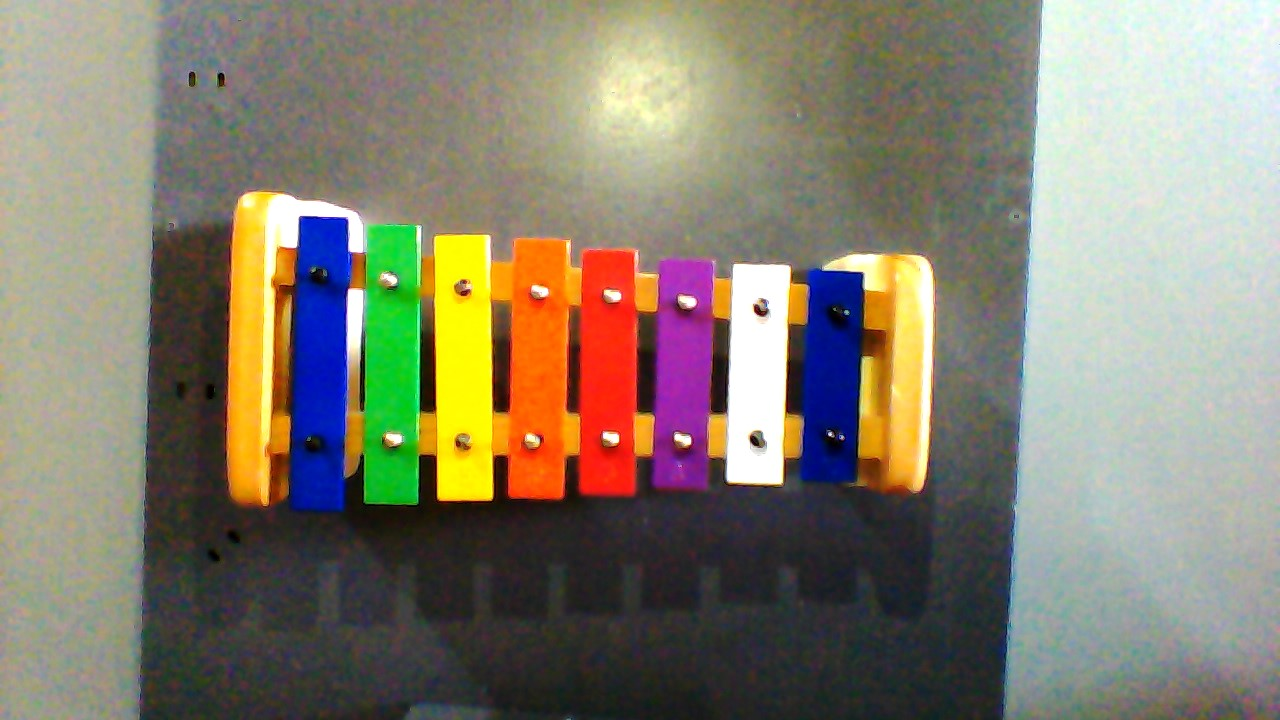
#> input picture computervision/EwanCV/Xylophone.jpeg, 1280 x 720 px
$ python OpenCV.py
#> lines starting #> are read from the running program, lines starting #| are printed output that depends on the picture; after the words box and inside, x2 and y2 are one past the last pixel; in counts of white or black regions, pixels touching at a corner belong together
import numpy as np
import cv2

image = cv2.imread("Xylophone.jpeg")
#> image is the input picture: shape (720, 1280, 3); mean B, G, R 111.9, 128.6, 134.3
green = np.uint8([[[0, 255, 0]]])
hsvGreen = cv2.cvtColor(green, cv2.COLOR_BGR2HSV)
lowerGreen = hsvGreen[0][0][0] - 10, 100, 100
upperGreen = hsvGreen[0][0][0] + 10, 255, 255
lower_green = np.array(lowerGreen)
upper_green = np.array(upperGreen)
red = np.uint8([[[0, 0, 255]]])
hsvRed = cv2.cvtColor(red, cv2.COLOR_BGR2HSV)
lowerRed = hsvRed[0][0][0] - 5, 100, 100
upperRed = hsvRed[0][0][0] + 5, 255, 255
lower_red = np.array(lowerRed)
upper_red = np.array(upperRed)
orange = np.uint8([[[0, 119, 255]]])
hsvOrange = cv2.cvtColor(orange, cv2.COLOR_BGR2HSV)
lowerOrange = hsvOrange[0][0][0] - 3, 100, 100
upperOrange = hsvOrange[0][0][0] + 3, 255, 255
lower_orange = np.array(lowerOrange)
upper_orange = np.array(upperOrange)
purple = np.uint8([[[255, 0, 166]]])
hsvPurple = cv2.cvtColor(purple, cv2.COLOR_BGR2HSV)
lowerPurple = hsvPurple[0][0][0] - 10, 100, 100
upperPurple = hsvPurple[0][0][0] + 10, 255, 255
lower_purple = np.array(lowerPurple)
upper_purple = np.array(upperPurple)
blue = np.uint8([[[135, 2, 0]]])
hsvBlue = cv2.cvtColor(blue, cv2.COLOR_BGR2HSV)
lowerBlue = hsvBlue[0][0][0] - 10, 100, 100
upperBlue = hsvBlue[0][0][0] + 10, 255, 255
lower_blue = np.array(lowerBlue)
upper_blue = np.array(upperBlue)


while(True):
    hsv = cv2.cvtColor(image, cv2.COLOR_BGR2HSV)
#> hsv: shape (720, 1280, 3); mean H, S, V 59.2, 71.7, 146.7

    green_mask = cv2.inRange(hsv, lower_green, upper_green)
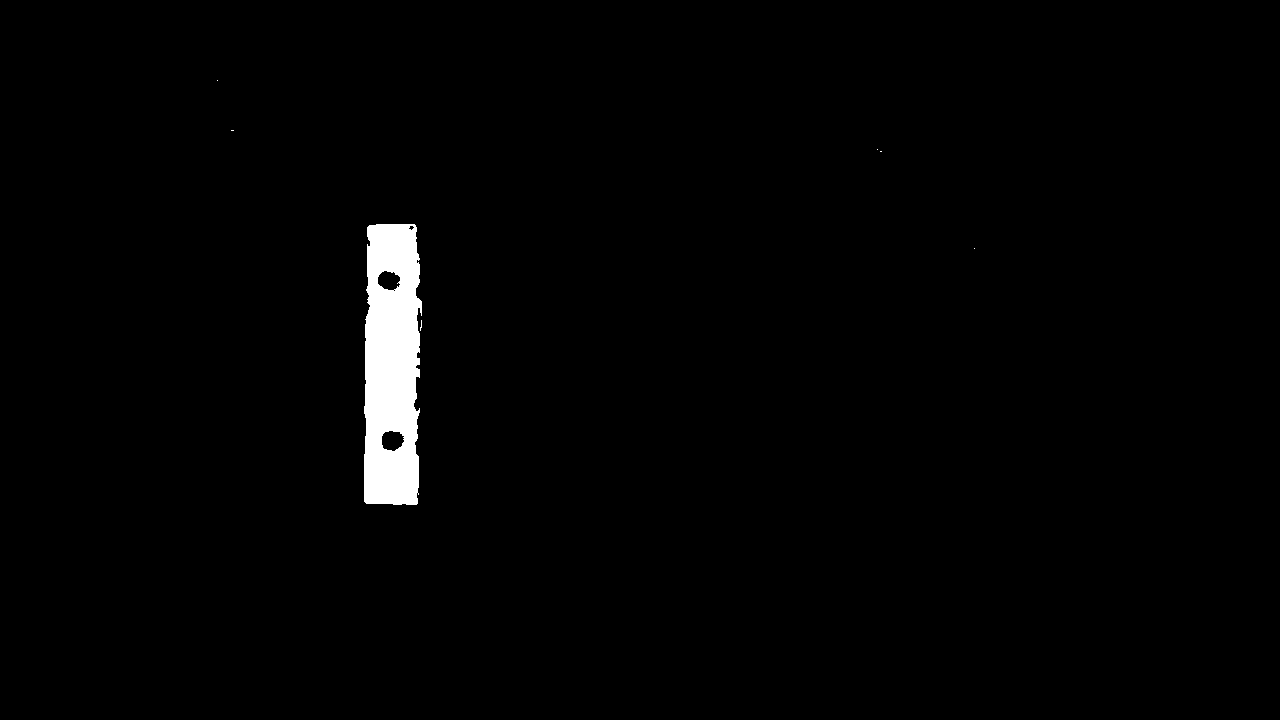
#> green_mask: shape (720, 1280); 1.5% white; 7 white regions (6 under 20 px), largest, box (x1, y1, x2, y2) and area: (364, 224, 422, 505) 13966
    green_mask = cv2.bitwise_not(green_mask)

    red_mask = cv2.inRange(hsv, lower_red, upper_red)
#> red_mask: shape (720, 1280); 1.6% white; 144 white regions (132 under 20 px), largest, box (x1, y1, x2, y2) and area: (575, 247, 642, 497) 13051, (507, 338, 513, 412) 208, (566, 342, 571, 409) 163
    red_mask = cv2.bitwise_not(red_mask)

    orange_mask = cv2.inRange(hsv, lower_orange, upper_orange)
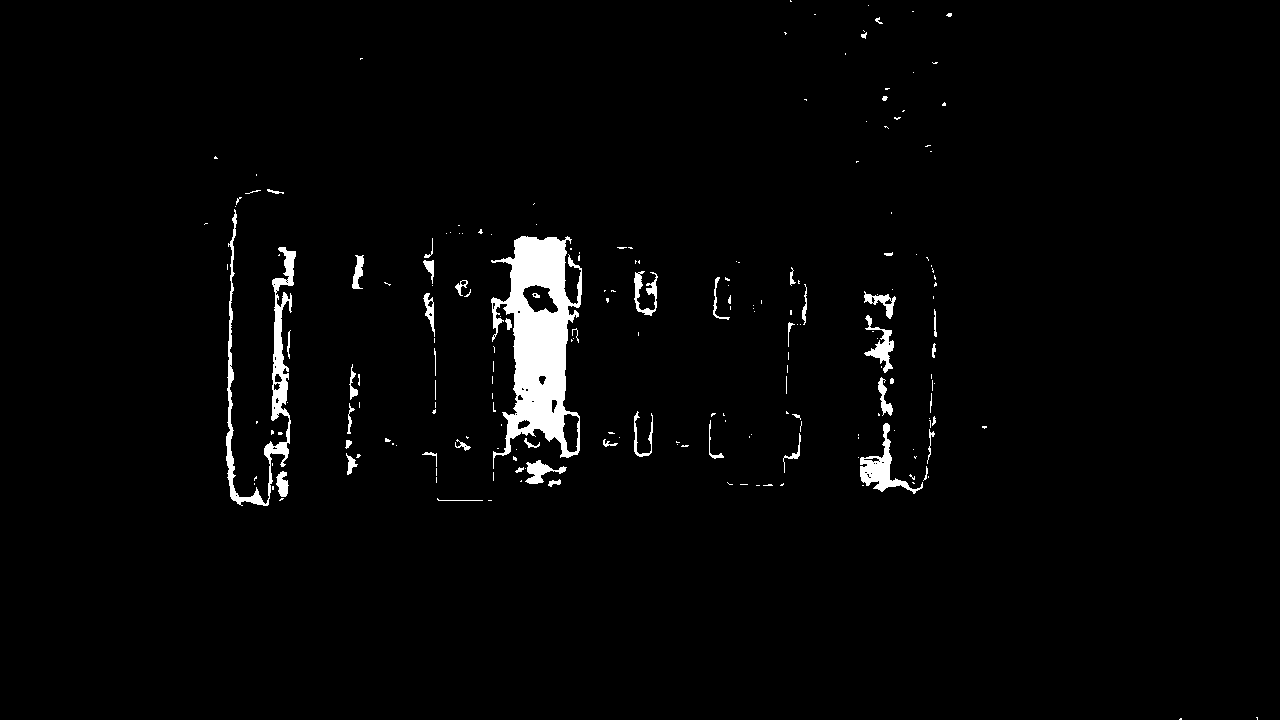
#> orange_mask: shape (720, 1280); 2.3% white; 206 white regions (154 under 20 px), largest, box (x1, y1, x2, y2) and area: (491, 236, 582, 469) 10871, (226, 209, 296, 506) 3551, (860, 423, 923, 494) 1188
    orange_mask = cv2.bitwise_not(orange_mask)

    purple_mask = cv2.inRange(hsv, lower_purple, upper_purple)
#> purple_mask: shape (720, 1280); 0.93% white; 18 white regions (15 under 20 px), largest, box (x1, y1, x2, y2) and area: (654, 314, 711, 446) 5440, (660, 258, 714, 305) 1604, (653, 450, 707, 487) 1495
    purple_mask = cv2.bitwise_not(purple_mask)

    blue_mask = cv2.inRange(hsv, lower_blue, upper_blue)
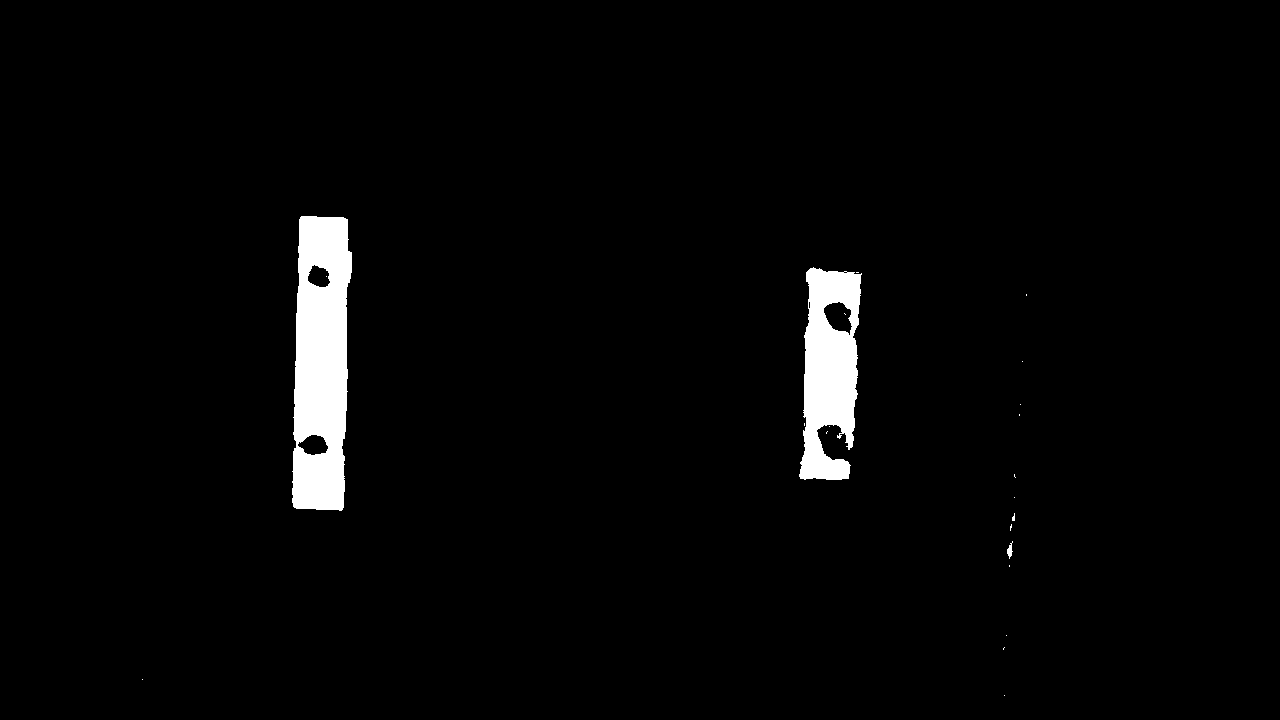
#> blue_mask: shape (720, 1280); 2.5% white; 22 white regions (19 under 20 px), largest, box (x1, y1, x2, y2) and area: (292, 216, 352, 511) 14222, (799, 267, 862, 480) 9157, (1007, 541, 1013, 559) 56
    blue_mask = cv2.bitwise_not(blue_mask)


    #all_mask = green_mask + red_mask
    #all_mask = green_mask + orange_mask
    all_mask = orange_mask

    final = cv2.bitwise_and(image, image, mask = all_mask)
    final = cv2.medianBlur(final, 5)
    all_mask = cv2.bitwise_not(all_mask)
    final[all_mask == 255] = [255, 0, 0]
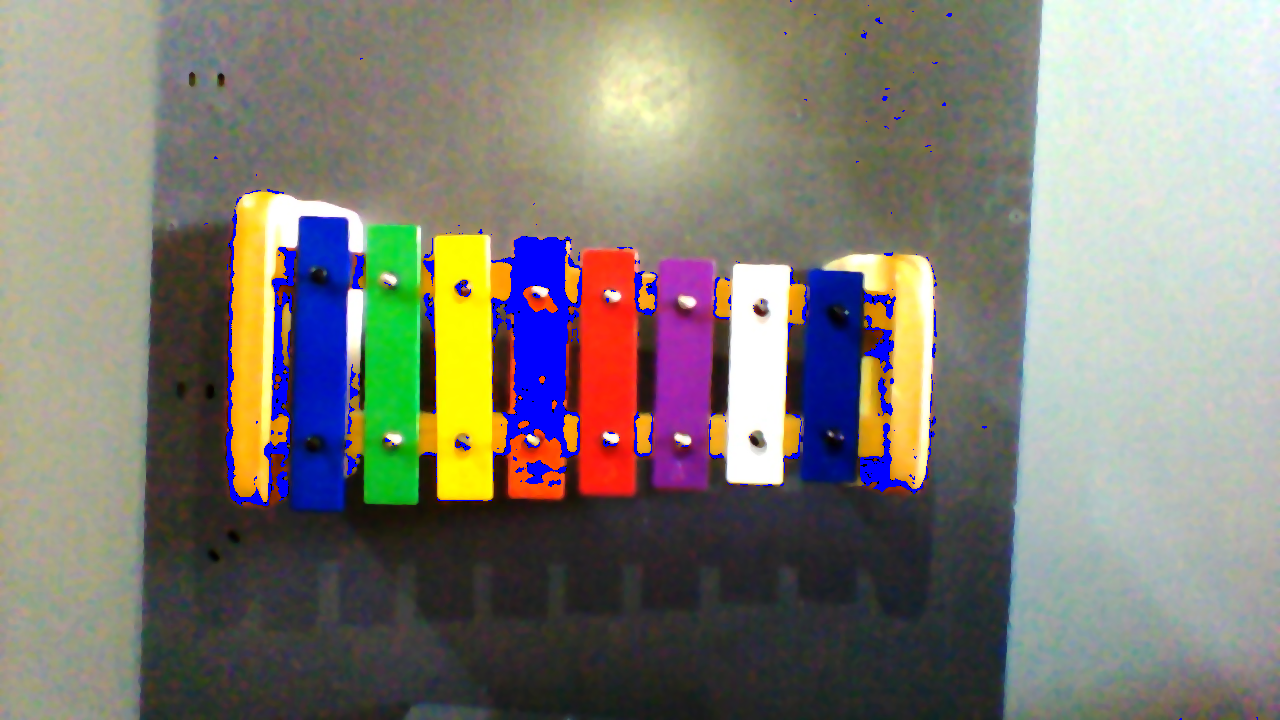
#> final: shape (720, 1280, 3); mean B, G, R 117.2, 125.9, 129
    cv2.imshow('image', image)
    cv2.imshow('final', final)
    k = cv2.waitKey(5) & 0xFF
#> (key Esc is pressed here)
    if k == 27:
        break
cv2.destroyAllWindows()

$ run again, with computervision/EwanCV/xy.jpg copied over computervision/EwanCV/Xylophone.jpeg
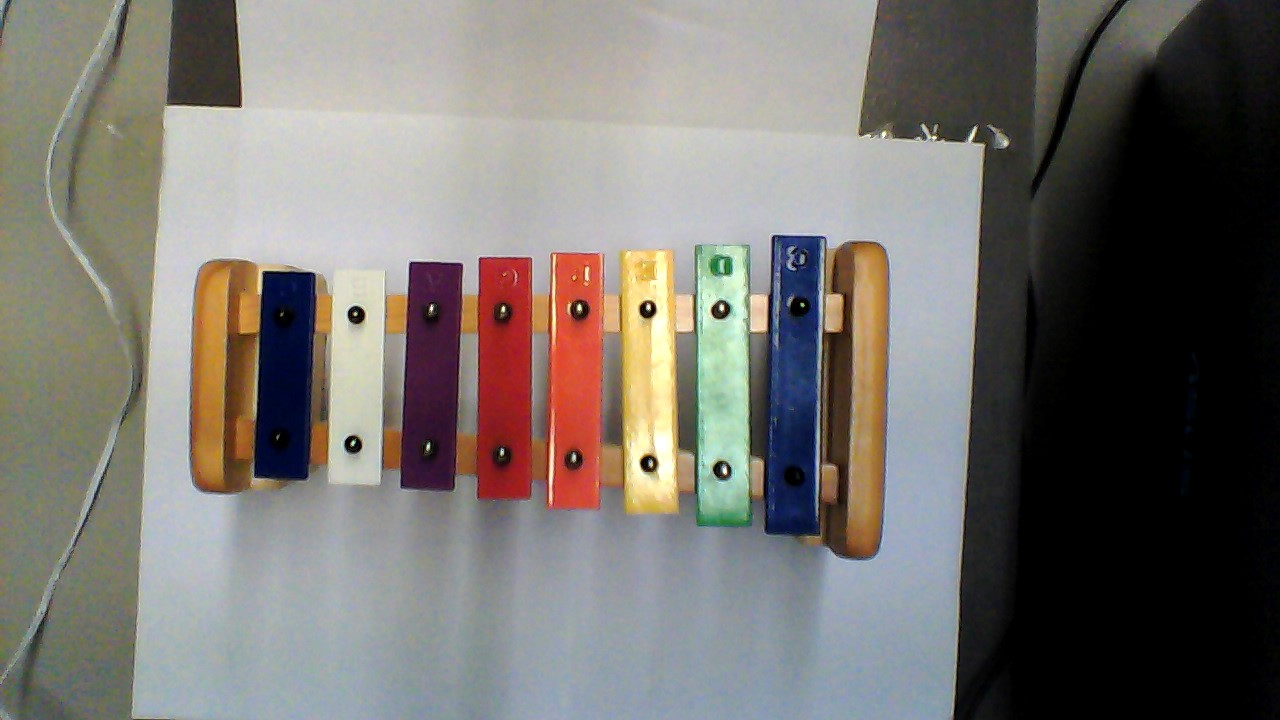
#> input picture computervision/EwanCV/xy.jpg, 1280 x 720 px
#> image is the input picture: shape (720, 1280, 3); mean B, G, R 110.6, 115.3, 118.9
#> hsv: shape (720, 1280, 3); mean H, S, V 56.8, 45.1, 125.7
#> `green_mask = cv2.inRange(hsv, lower_green, upper_green)`:
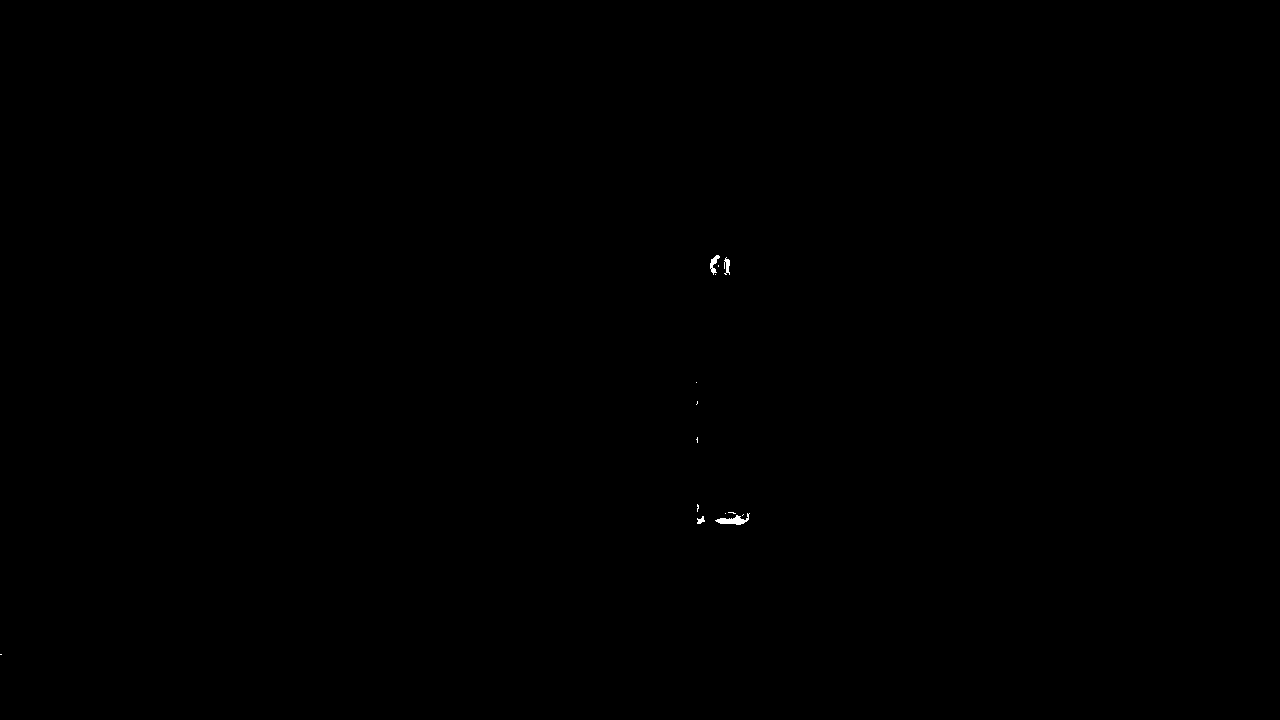
#> green_mask: shape (720, 1280); 0.05% white; 14 white regions (10 under 20 px), largest, box (x1, y1, x2, y2) and area: (715, 513, 750, 525) 190, (710, 255, 720, 275) 89, (724, 257, 730, 275) 68, (697, 516, 705, 524) 38
#> `final[all_mask == 255] = [255, 0, 0]`:
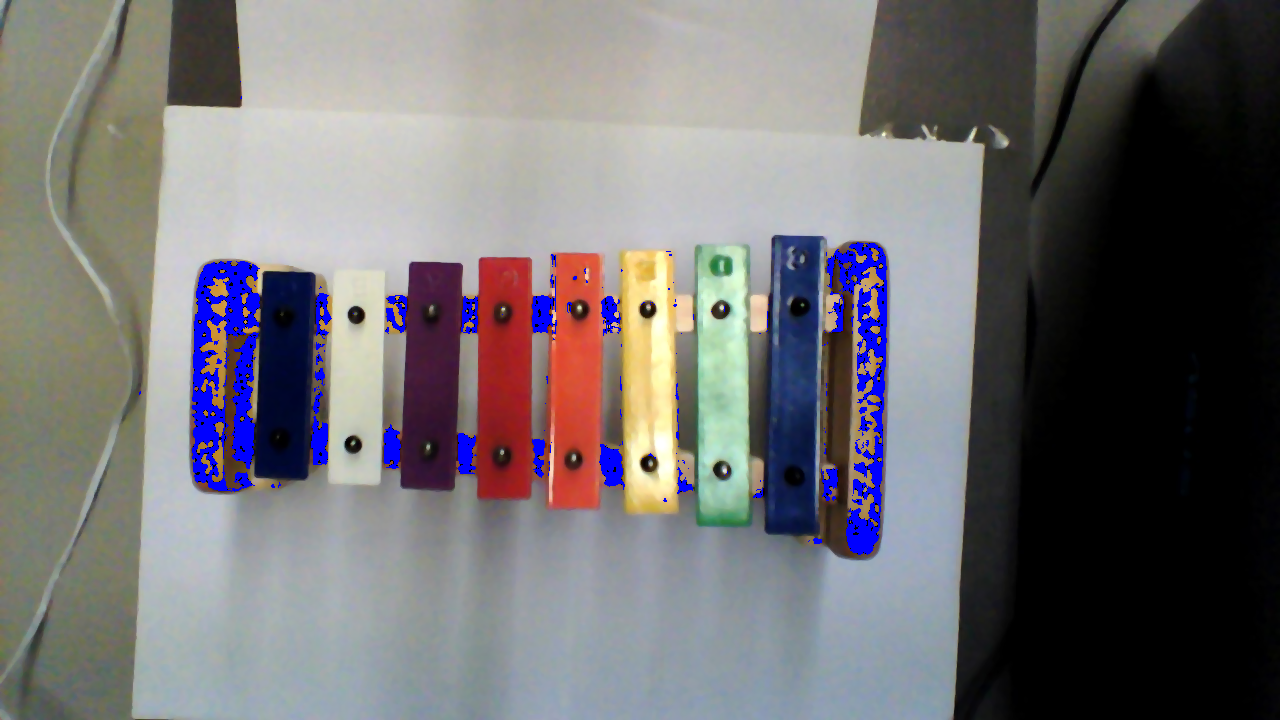
#> final: shape (720, 1280, 3); mean B, G, R 114.8, 112.4, 114.8
